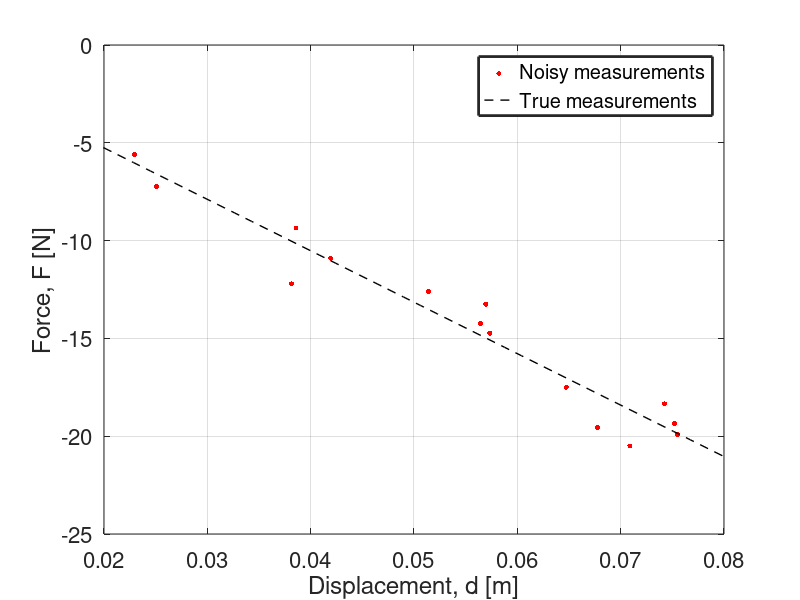

Recreate this plot in MATLAB. (Note: this script raises an error after producing the figure.)
%% Toy problem: 1D Linear Static Spring-Mass system
%
%%%%%%%%%%%%%%%%%%%%%%%%%%%%%%%%%%%%%%%%%%%%%%%%%%%%%%%%%%%%%%%%%%%%%%%%%%%
% 
% Problem: We have a simple linear static spring-mass system whose spring 
% has a constant stiffness, k. With a known displacement, we want to
% estimate k using Online Bayesian Model Updating where we have
% measurements obtained at different time-steps.
%
% True value of k = 263 N/m 
% (This is the spring constant for those used in pens) 
%
% In this online Bayesian Model Updating problem,we assume we have a stream
% of measurements coming at every arbitrary time-step. This stream of
% consists of 15 inidividual measurements whereby one measurement is 
% obtained at each time-step. This code demonstrates not only the 
% Sequential Bayesian Model Updating with every time-step for each
% measurement, but also illustrates how the posterior for each epistemic
% parameter changes with increased measurements. 
%
% Here, Bayesian Model Updating is performed via SEMC sampler and the 
% results at each iteration will be compared against that of TMCMC sampler.
%
%%%%%%%%%%%%%%%%%%%%%%%%%%%%%%%%%%%%%%%%%%%%%%%%%%%%%%%%%%%%%%%%%%%%%%%%%%%

%% 1) Defining the variables:

Nmeasurements = 15;
displacement = unifrnd(0.02,0.08,Nmeasurements,1);        % displacement [m]
displacement = sort(displacement);                        % sort displacement in ascending order
stiffness = 263;                                          % True value of k [N/m] 

%% 2) Defining the model:

model = @(k,d) - k.*d;

noise_sd = 1;
measurements = model(stiffness,displacement) + noise_sd*randn(Nmeasurements ,1);

% To plot the measurements:
figure;
hold on; box on; grid on;
scatter(displacement, measurements, 13, 'r', 'filled')
disp = linspace(0.0,0.08,50);
plot(disp, model(stiffness,disp), 'k --', 'LineWidth', 1)
legend('Noisy measurements','True measurements','LineWidth',2)
xlim([0.02 0.08])
xlabel('Displacement, d [m]')
ylabel('Force, F [N]')
set(gca, 'Fontsize', 16)

%% Define the Prior distribution:

prior_k = @(x) unifpdf(x,1,1000);       % Defining the Prior distribution for k.
prior_sigma = @(x) unifpdf(x,1e-05,2);  % Defining the Prior distribution for sigma.
prior_pdf = @(x) prior_k(x(:,1)).*prior_sigma(x(:,2));

% To draw random samples from the Prior:
prior_rnd = @(N) [unifrnd(1,1000,N,1), unifrnd(1e-05,2,N,1)]; 

%% Define the likelihood function cell array
% This is to indicate measurements obtained separately at different
% time-step.

time_step = 15;

% To create array of Likelihood functions:
logL = cell(time_step,1);
for i = 1:time_step
    
logL{i} = @(x) - 0.5 .* (1./x(:,2)).^2 .*(measurements(i) - model(x(:,1),displacement(i)))' *...
                                         (measurements(i) - model(x(:,1),displacement(i))) -...
                                          log(sqrt(2*pi).*x(:,2)); 
end

%% Perform Online Sequential Bayesian Updating:

% Initialise:
Nsamples = 1000;
step_size = 2;

% Start SEMC sampler:
tic;
SEMC = SEMCsampler('nsamples',Nsamples,'loglikelihoods',logL,...
                   'priorpdf',prior_pdf,'priorrnd',prior_rnd,...
                   'burnin',0,'stepsize',step_size);
semc_allsamples = SEMC.allsamples;
timeSEMC = toc;
fprintf('Time elapsed is for the SEMC sampler: %f \n',timeSEMC)

%% Perform Offline Bayesian Updating via TMCMC:

for i = 1:time_step
    
fprintf('Commence Offline BMU iteration t = %d \n', i)

logl = @(x) - 0.5 .* (1./x(:,2)).^2 .*(measurements(1:i) - model(x(:,1),displacement(1:i)))' *...
                                      (measurements(1:i) - model(x(:,1),displacement(1:i))) -...
                                       log(sqrt(2*pi).*x(:,2)); 
                                   
% Start TMCMC sampler:
tic;
TMCMC{i} = TMCMCsampler('nsamples',Nsamples,'loglikelihood',logl,...
                   'priorpdf',prior_pdf,'priorrnd',prior_rnd,...
                   'burnin',0);
tmcmc_allsamples(:,:,i) = TMCMC{i}.samples;
timeTMCMC(i) = toc;
fprintf('Time elapsed is for the TMCMC sampler: %f \n',timeTMCMC(i))                                  

end

%% Analysis of samples:

% Analysis of samples from SEMC sampler:
posterior_mean_semc = zeros(time_step,size(semc_allsamples,2));
posterior_std_semc = zeros(time_step,size(semc_allsamples,2));
posterior_bounds_k_semc = zeros(time_step,2);
posterior_bounds_sigma_semc = zeros(time_step,2);

for idx = 1:time_step
posterior_mean_semc(idx,1) = mean(semc_allsamples(:,1,idx+1));
posterior_mean_semc(idx,2) = mean(semc_allsamples(:,2,idx+1));

posterior_std_semc(idx,1) = std(semc_allsamples(:,1,idx+1));
posterior_std_semc(idx,2) = std(semc_allsamples(:,2,idx+1));

posterior_bounds_k_semc(idx,:) = prctile(semc_allsamples(:,1,idx+1), [5, 95]);
posterior_bounds_sigma_semc(idx,:) = prctile(semc_allsamples(:,2,idx+1), [5, 95]);
end
posterior_cov_semc = (posterior_std_semc./posterior_mean_semc).*100;

% Analysis of samples from SEMC sampler:
posterior_mean_tmcmc = zeros(time_step,size(tmcmc_allsamples,2));
posterior_std_tmcmc = zeros(time_step,size(tmcmc_allsamples,2));
posterior_bounds_k_tmcmc = zeros(time_step,2);
posterior_bounds_sigma_tmcmc = zeros(time_step,2);

for idx = 1:time_step
posterior_mean_tmcmc(idx,1) = mean(tmcmc_allsamples(:,1,idx));
posterior_mean_tmcmc(idx,2) = mean(tmcmc_allsamples(:,2,idx));

posterior_std_tmcmc(idx,1) = std(tmcmc_allsamples(:,1,idx));
posterior_std_tmcmc(idx,2) = std(tmcmc_allsamples(:,2,idx));

posterior_bounds_k_tmcmc(idx,:) = prctile(tmcmc_allsamples(:,1,idx), [5, 95]);
posterior_bounds_sigma_tmcmc(idx,:) = prctile(tmcmc_allsamples(:,2,idx), [5, 95]);
end
posterior_cov_tmcmc = (posterior_std_tmcmc./posterior_mean_tmcmc).*100;

%% Analysis of the model updating:

% Least squares estimation of k:
least_squares = abs(displacement\measurements);

% To plot the estimates of k and sigma wih the theoretical values:
figure;
subplot(1,2,1)
hold on; grid on; box on;
plot([0 size(posterior_mean_semc,1)+1], [stiffness stiffness], 'k--', 'linewidth', 1.5)
plot([0 size(posterior_mean_semc,1)+1], [least_squares least_squares], 'g--', 'linewidth', 1.5)
y_neg_a1 = abs(posterior_mean_tmcmc(:,1) - posterior_bounds_k_tmcmc(:,1)); % error in the negative y-direction
y_pos_a1 = abs(posterior_mean_tmcmc(:,1) - posterior_bounds_k_tmcmc(:,2)); % error in the positive y-direction
errorbar((1:size(posterior_mean_tmcmc,1))', posterior_mean_tmcmc(:,1), y_neg_a1, y_pos_a1, '-s','MarkerSize',5,...
    'MarkerEdgeColor','blue','MarkerFaceColor','blue', 'linewidth',1);
y_neg_a2 = abs(posterior_mean_semc(:,1) - posterior_bounds_k_semc(:,1)); % error in the negative y-direction
y_pos_a2 = abs(posterior_mean_semc(:,1) - posterior_bounds_k_semc(:,2)); % error in the positive y-direction
errorbar((1:size(posterior_mean_semc,1))', posterior_mean_semc(:,1), y_neg_a2, y_pos_a2, '-s','MarkerSize',5,...
    'MarkerEdgeColor','red','MarkerFaceColor','red', 'linewidth',1);
legend('True value', 'Least squares estimate', 'TMCMC estimated values', 'SEMC estimated values', 'linewidth', 2)
xlim([0 16])
xlabel('Iteration, j')
ylabel('Stiffness, k [N/m]')
set(gca, 'fontsize', 18)

subplot(1,2,2)
hold on; grid on; box on;
plot([0 size(posterior_mean_semc,1)+1], [noise_sd noise_sd], 'k--', 'linewidth', 1.5)
y_neg_b1 = abs(posterior_mean_tmcmc(:,2) - posterior_bounds_sigma_tmcmc(:,1)); % error in the negative y-direction
y_pos_b1 = abs(posterior_mean_tmcmc(:,2) - posterior_bounds_sigma_tmcmc(:,2)); % error in the positive y-direction
errorbar((1:size(posterior_mean_tmcmc,1))', posterior_mean_tmcmc(:,2), y_neg_b1, y_pos_b1, '-s','MarkerSize',5,...
    'MarkerEdgeColor','blue','MarkerFaceColor','blue', 'linewidth',1);
y_neg_b2 = abs(posterior_mean_semc(:,2) - posterior_bounds_sigma_semc(:,1)); % error in the negative y-direction
y_pos_b2 = abs(posterior_mean_semc(:,2) - posterior_bounds_sigma_semc(:,2)); % error in the positive y-direction
errorbar((1:size(posterior_mean_semc,1))', posterior_mean_semc(:,2), y_neg_b2, y_pos_b2, '-s','MarkerSize',5,...
    'MarkerEdgeColor','red','MarkerFaceColor','red', 'linewidth',1);
legend('True value', 'TMCMC estimated values', 'SEMC estimated values','linewidth', 2)
xlim([0 16])
xlabel('Iteration, j')
ylabel('Noise standard deviation, \sigma [N]')
set(gca, 'fontsize', 18)

%% Model Update

figure;
subplot(1,2,1)
hold on; box on; grid on;
for i = 1:size(tmcmc_allsamples,1)
plot(disp, model(tmcmc_allsamples(i,1,end),disp),'color','#C0C0C0', 'LineWidth', 1)
end
legend('TMCMC samples','Linewidth', 2)
plot(disp, model(stiffness,disp), 'k --', 'LineWidth', 1, 'DisplayName', 'True measurements')
plot(disp, model(least_squares,disp), 'c --', 'LineWidth', 1, 'DisplayName', 'Least-squares estimate')
plot(disp, model(posterior_mean_tmcmc(15,1),disp), 'b', 'LineWidth', 1, 'DisplayName', 'TMCMC mean estimate')
plot(disp, model(posterior_bounds_k_tmcmc(15,1),disp), 'm', 'LineWidth', 1, 'DisplayName', '5^{th} percentile')
plot(disp, model(posterior_bounds_k_tmcmc(15,2),disp), 'm', 'LineWidth', 1, 'DisplayName', '95^{th} percentile')
scatter(displacement, measurements, 13, 'r', 'filled', 'DisplayName', 'Noisy measurements')
xlim([0 0.08])
xlabel('Displacement, d [m]')
ylabel('Force, F [N]')
set(gca, 'Fontsize', 16)

subplot(1,2,2)
hold on; box on; grid on;
for i = 1:size(semc_allsamples,1)
plot(disp, model(semc_allsamples(i,1,end),disp),'color','#C0C0C0', 'LineWidth', 1)
end
legend('SEMC samples','Linewidth', 2)
plot(disp, model(stiffness,disp), 'k --', 'LineWidth', 1, 'DisplayName', 'True measurements')
plot(disp, model(least_squares,disp), 'c --', 'LineWidth', 1, 'DisplayName', 'Least-squares estimate')
plot(disp, model(posterior_mean_semc(15,1),disp), 'b', 'LineWidth', 1, 'DisplayName', 'SEMC mean estimate')
plot(disp, model(posterior_bounds_k_semc(15,1),disp), 'm', 'LineWidth', 1, 'DisplayName', '5^{th} percentile')
plot(disp, model(posterior_bounds_k_semc(15,2),disp), 'm', 'LineWidth', 1, 'DisplayName', '95^{th} percentile')
scatter(displacement, measurements, 13, 'r', 'filled', 'DisplayName', 'Noisy measurements')
xlim([0 0.08])
xlabel('Displacement, d [m]')
ylabel('Force, F [N]')
set(gca, 'Fontsize', 16)

%% SEMC Statistics

dim = size(semc_allsamples,2); % dimensionality of the problem
target_accept = 0.23 + (0.21./dim);

% Plot the acceptance rate values across iterations:
figure;
hold on; box on; grid on;
plot([1 size(semc_allsamples,3)],[target_accept target_accept] , 'c','linewidth', 1.5)
plot([1 size(semc_allsamples,3)],[0.15 0.15] , 'k','linewidth', 1.5)
plot((1:size(semc_allsamples,3)-1)', SEMC.acceptance, '--rs', 'MarkerFaceColor','r','linewidth', 1.5)
plot([1 size(semc_allsamples,3)],[0.5 0.5] , 'k','linewidth', 1.5)
legend('Target acceptance rate', 'Optimum acceptance limits', 'SEMC acceptance rates', 'linewidth', 2)
title('Plot of Acceptance rates')
xlabel('Iteration number, j')
ylabel('Acceptance rate')
xlim([1 16])
ylim([0.1 0.8])
set(gca, 'fontsize', 18)

%% Save the data:

save('example_LinearStatic_SEMC_m');
